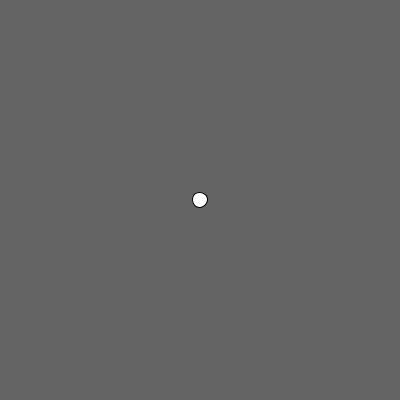
Frame 1 (no input)
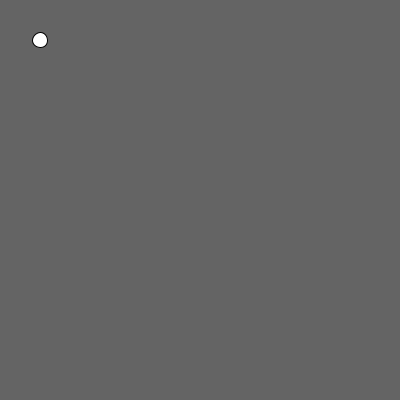
Frame 60 (the mouse pressed at the canvas centre just before this capture)
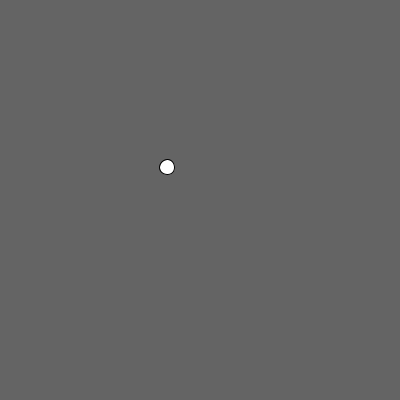
Frame 120 (the mouse held since frame 60 and released just before this capture)

The Processing sketch that drew these frames (run headless with seeded random() and noise(); from frame 60 on, the mouse is pressed at the canvas centre):

// Processing sketch: Exercise03_acceleration
// ── Exercise03_acceleration.pde
/*
* exercise of acceleration
*/

Mover m;

void setup(){
  size(400,400);
  m = new Mover();
}

void draw(){
  background(100);
  m.update();
  m.display();
  m.checkEdges();
}

// ── Mover.pde
class Mover{
  PVector location;
  PVector velocity;
  PVector acceleration; 
  float topSpeed = 4;
  
  
  Mover(){
    location = new PVector(width/2,height/2);
    velocity = new PVector(0,0);
    //acceleration = new PVector(-0.001,0.1); //constant acceleration
    acceleration = new PVector();
  }
  
  void update(){
    //acceleration = PVector.random2D(); // random accelertion
    //acceleration.mult(random(2));
    
    PVector mouse = new PVector(mouseX,mouseY);
    PVector dir = PVector.sub(mouse,location); // compute direction
    dir.normalize(); //normalize
    dir.mult(0.5); //scale
    acceleration = dir; //assign
    
    velocity.add(acceleration);
    velocity.limit(topSpeed);
    location.add(velocity);

  }
  
  void display(){
    ellipse(location.x,location.y,15,15);
  }
  
  void checkEdges(){
    if(location.x>width){
       location.x = 0;
    }else if (location.x<0){
      location.x = width;
    }
    
    if(location.y>height){
       location.y = 0;
    }else if (location.y<0){
      location.y = height;
    }    
   
    
    
    //if(location.x > width||location.x<0){
    //  velocity.x*=-1;
    //}
    //if(location.y > height||location.y<0){
    //  velocity.y*=-1;
    //}
  }

}
